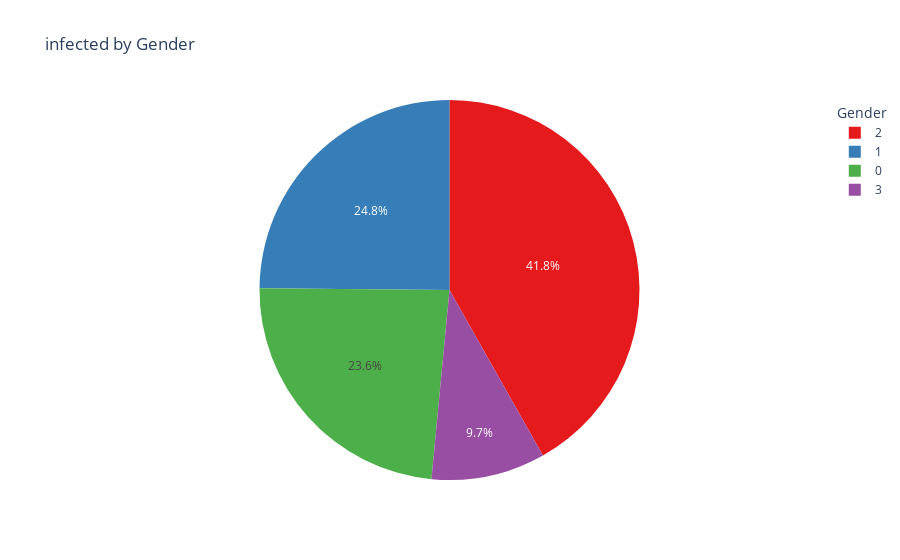

Here is the notebook cell this chart was saved with:
### Code cell
# Group data by Sex and Survived to get counts

target_counts = df1.groupby(['chest_pain_type', 'target']).size().reset_index(name='Count')

# Create a column for the survival status for better labeling
target_counts['target Status'] = target_counts['target'].map({0: 'not have heart disese', 1: 'have heart dises'})

not_survived_df = target_counts[target_counts['target'] == 1]

# Create pie chart for non-survivors
fig_not_survived = px.pie(not_survived_df, values='Count', names='chest_pain_type', title='infected by Gender', 
                          labels={'sex': 'Gender', 'Count': 'Number of infected'},
                          color_discrete_sequence=px.colors.qualitative.Set1)


fig_not_survived.update_layout(showlegend=True, legend_title="Gender")


fig_not_survived.show()

### Figure 1 — Plotly figure (JSON) as saved in the notebook; plotly's stock layout.template omitted (floating-point values rounded to 4 significant figures)
{"data": [{"domain": {"x": [0, 1], "y": [0, 1]}, "hovertemplate": "chest_pain_type=%{label}<br>Number of infected=%{value}<extra></extra>", "labels": [0, 1, 2, 3], "legendgroup": "", "name": "", "showlegend": true, "type": "pie", "values": [39, 41, 69, 16]}], "layout": {"legend": {"title": {"text": "Gender"}, "tracegroupgap": 0}, "piecolorway": ["rgb(228,26,28)", "rgb(55,126,184)", "rgb(77,175,74)", "rgb(152,78,163)", "rgb(255,127,0)", "rgb(255,255,51)", "rgb(166,86,40)", "rgb(247,129,191)", "rgb(153,153,153)"], "showlegend": true, "title": {"text": "infected by Gender"}}}
